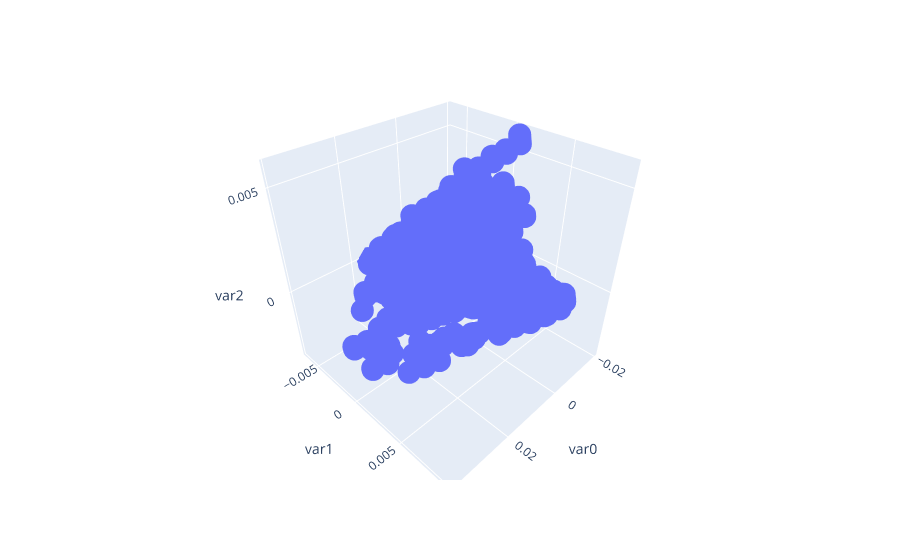

Notebook code cell kept with this figure:
### Code cell
px.scatter_3d(transformed_df.sample(1000), x = 'var0', y = 'var1', z = 'var2', opacity = 1)

### Figure 1 — Plotly figure (JSON) as saved in the notebook; plotly's stock layout.template omitted (floating-point values rounded to 4 significant figures; data arrays with more than 128 entries replaced by an {"elided": "..."} marker saying what was removed)
{"data": [{"hovertemplate": "var0=%{x}<br>var1=%{y}<br>var2=%{z}<extra></extra>", "legendgroup": "", "marker": {"color": "#636efa", "opacity": 1, "symbol": "circle"}, "mode": "markers", "name": "", "scene": "scene", "showlegend": false, "type": "scatter3d", "x": {"elided": "1000 float values"}, "y": {"elided": "1000 float values"}, "z": {"elided": "1000 float values"}}], "layout": {"legend": {"tracegroupgap": 0}, "margin": {"t": 60}, "scene": {"domain": {"x": [0, 1], "y": [0, 1]}, "xaxis": {"title": {"text": "var0"}}, "yaxis": {"title": {"text": "var1"}}, "zaxis": {"title": {"text": "var2"}}}}}
